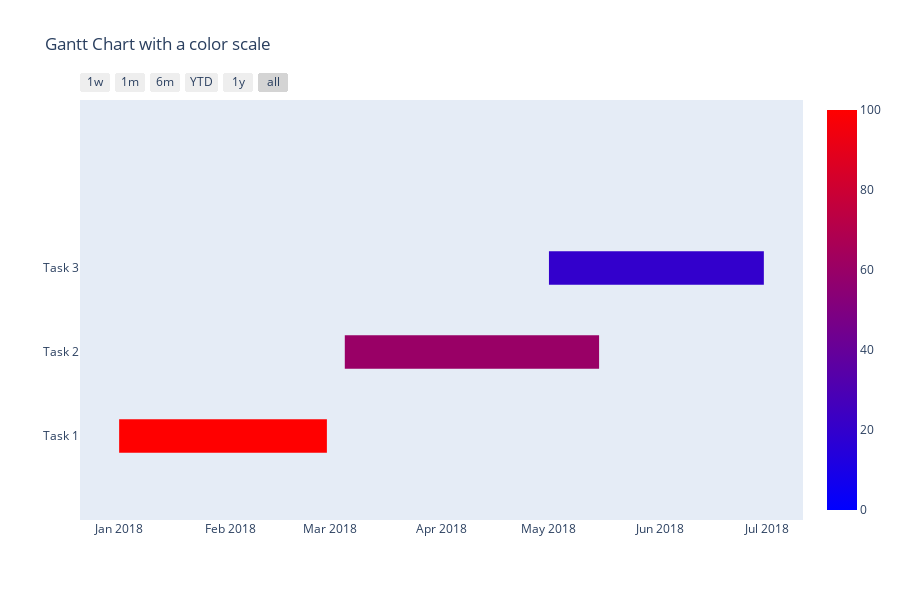

The code cell stored with this chart in its notebook:
### Code cell
fig = ff.create_gantt(
    tasks,
    title='Gantt Chart with a color scale',
    colors='Picnic',
    index_col='Complete',
    show_colorbar=True
)
fig

### Figure 1 — Plotly figure (JSON) as saved in the notebook; plotly's stock layout.template omitted (floating-point values rounded to 4 significant figures)
{"data": [{"fill": "toself", "fillcolor": "rgb(153.0, 0.0, 102.0)", "hoverinfo": "name", "legendgroup": "rgb(153.0, 0.0, 102.0)", "mode": "none", "name": "60", "showlegend": false, "type": "scatter", "x": ["2018-03-05", "2018-05-15", "2018-05-15", "2018-03-05"], "y": [0.8, 0.8, 1.2, 1.2]}, {"fill": "toself", "fillcolor": "rgb(255.0, 0.0, 0.0)", "hoverinfo": "name", "legendgroup": "rgb(255.0, 0.0, 0.0)", "mode": "none", "name": "100", "showlegend": false, "type": "scatter", "x": ["2018-01-01", "2018-02-28", "2018-02-28", "2018-01-01"], "y": [-0.2, -0.2, 0.2, 0.2]}, {"fill": "toself", "fillcolor": "rgb(51.0, 0.0, 204.0)", "hoverinfo": "name", "legendgroup": "rgb(51.0, 0.0, 204.0)", "mode": "none", "name": "20", "showlegend": false, "type": "scatter", "x": ["2018-05-01", "2018-06-30", "2018-06-30", "2018-05-01"], "y": [1.8, 1.8, 2.2, 2.2]}, {"legendgroup": "rgb(153.0, 0.0, 102.0)", "marker": {"color": "rgb(153.0, 0.0, 102.0)", "opacity": 0, "size": 1}, "mode": "markers", "name": "", "showlegend": false, "text": [null, null], "type": "scatter", "x": ["2018-03-05", "2018-05-15"], "y": [1, 1]}, {"legendgroup": "rgb(255.0, 0.0, 0.0)", "marker": {"cmax": 100, "cmin": 0, "color": "rgb(255.0, 0.0, 0.0)", "colorscale": [[0, "rgb(0.0, 0.0, 255.0)"], [1, "rgb(255.0, 0.0, 0.0)"]], "opacity": 0, "showscale": true, "size": 1}, "mode": "markers", "name": "", "showlegend": false, "text": [null, null], "type": "scatter", "x": ["2018-01-01", "2018-02-28"], "y": [0, 0]}, {"legendgroup": "rgb(51.0, 0.0, 204.0)", "marker": {"color": "rgb(51.0, 0.0, 204.0)", "opacity": 0, "size": 1}, "mode": "markers", "name": "", "showlegend": false, "text": [null, null], "type": "scatter", "x": ["2018-05-01", "2018-06-30"], "y": [2, 2]}], "layout": {"height": 600, "hovermode": "closest", "showlegend": false, "title": {"text": "Gantt Chart with a color scale"}, "xaxis": {"rangeselector": {"buttons": [{"count": 7, "label": "1w", "step": "day", "stepmode": "backward"}, {"count": 1, "label": "1m", "step": "month", "stepmode": "backward"}, {"count": 6, "label": "6m", "step": "month", "stepmode": "backward"}, {"count": 1, "label": "YTD", "step": "year", "stepmode": "todate"}, {"count": 1, "label": "1y", "step": "year", "stepmode": "backward"}, {"step": "all"}]}, "showgrid": false, "type": "date", "zeroline": false}, "yaxis": {"autorange": false, "range": [-1, 4], "showgrid": false, "ticktext": ["Task 1", "Task 2", "Task 3"], "tickvals": [0, 1, 2], "zeroline": false}}}
